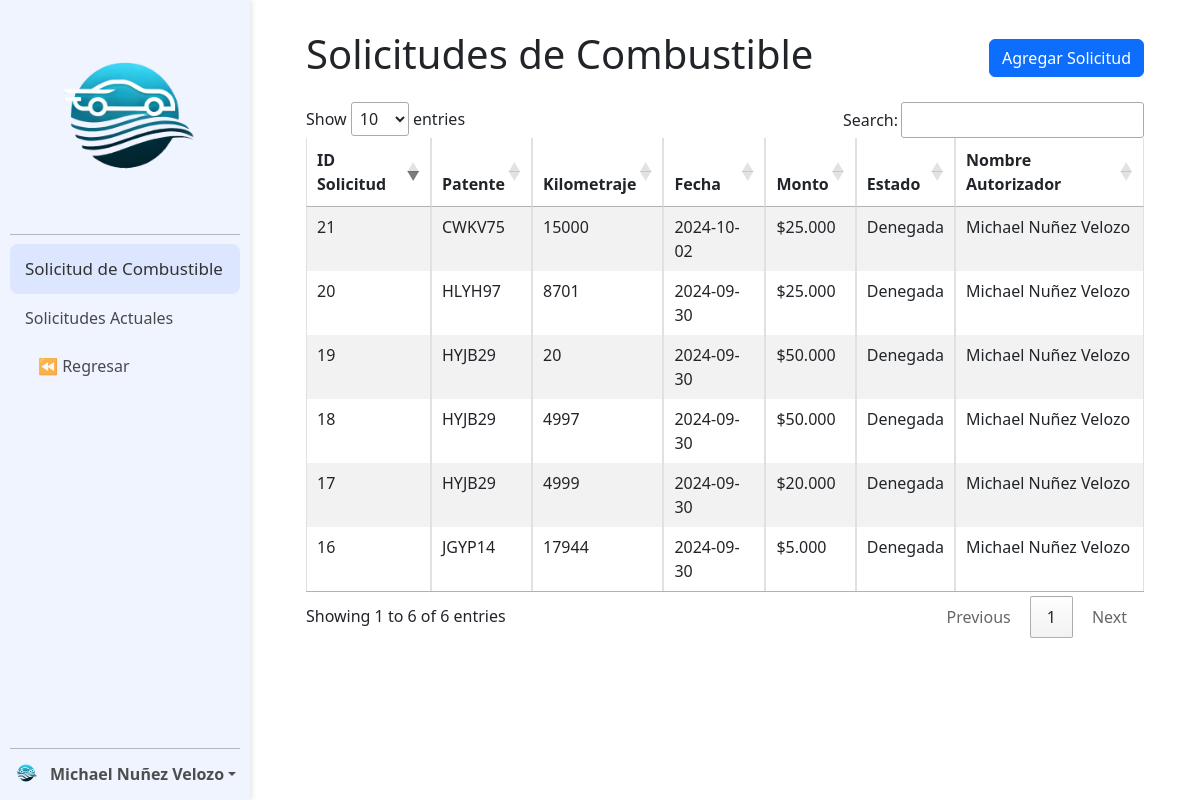
The app's page /Modulo_Flota/solicitud_combustible/lista_solicitud.php (signed in) with its own data.
### tables this page shows
CREATE TABLE `solicitud_combustible` (
  `id_solicitud` int(11) NOT NULL AUTO_INCREMENT,
  `patente` varchar(8) NOT NULL,
  `rut` varchar(15) NOT NULL,
  `fecha` date NOT NULL,
  `kilometraje` int(11) NOT NULL,
  `monto` decimal(10,2) NOT NULL,
  `estado` enum('Pendiente','Aprobada','Denegada') DEFAULT 'Pendiente',
  `rut_autorizador` varchar(15) DEFAULT NULL,
  PRIMARY KEY (`id_solicitud`),
  KEY `patente` (`patente`),
  KEY `rut` (`rut`),
  CONSTRAINT `solicitud_combustible_ibfk_1` FOREIGN KEY (`patente`) REFERENCES `vehiculo` (`patente`),
  CONSTRAINT `solicitud_combustible_ibfk_2` FOREIGN KEY (`rut`) REFERENCES `usuario` (`rut`)
);

CREATE TABLE `usuario` (
  `rut` varchar(15) NOT NULL,
  `nombre` varchar(45) DEFAULT NULL,
  `Usuario` varchar(20) DEFAULT NULL,
  `clave` varchar(64) DEFAULT NULL,
  `fecha_ingreso` date DEFAULT NULL,
  `Id_Rol` int(11) DEFAULT NULL,
  `id_cargo` int(11) DEFAULT NULL,
  `supervisor` varchar(15) DEFAULT NULL,
  PRIMARY KEY (`rut`),
  KEY `fk_usuario_roles` (`Id_Rol`),
  KEY `fk_usuario_cargo` (`id_cargo`),
  CONSTRAINT `fk_usuario_cargo` FOREIGN KEY (`id_cargo`) REFERENCES `cargo` (`id_cargo`) ON DELETE SET NULL ON UPDATE CASCADE,
  CONSTRAINT `fk_usuario_roles` FOREIGN KEY (`Id_Rol`) REFERENCES `roles` (`Id_Rol`) ON DELETE SET NULL ON UPDATE CASCADE
);

### Modulo_Flota/solicitud_combustible/lista_solicitud.php (the view, shortened to what this page needs)
<?php
include("../conexion.php");
$rut = $_SESSION['rut'];
$sql_solicitudes = "
    SELECT s.id_solicitud, s.patente, s.kilometraje, s.fecha, s.monto, s.estado, u.nombre AS nombre_autorizador
    FROM solicitud_combustible s
    LEFT JOIN usuario u ON s.rut_autorizador = u.rut
    WHERE s.rut = ?";
$stmt_solicitudes = $conexion->prepare($sql_solicitudes);
$stmt_solicitudes->bind_param('s', $rut);
$stmt_solicitudes->execute();
$resultado_solicitudes = $stmt_solicitudes->get_result();
?>
<!DOCTYPE html>
<html lang="es" dir="ltr">
<head>
    <link rel="stylesheet" type="text/css" href="../estilos_generales/sidebar.css">
    <link href="https://cdn.jsdelivr.net/npm/bootstrap@5.3.0-alpha3/dist/css/bootstrap.min.css" rel="stylesheet">
    <link href="https://cdnjs.cloudflare.com/ajax/libs/select2/4.0.6-rc.0/css/select2.min.css" rel="stylesheet" />
    <link rel="stylesheet" href="https://cdn.jsdelivr.net/npm/select2-bootstrap-5-theme@1.3.0/dist/select2-bootstrap-5-theme.min.css" />
    <link rel="stylesheet" href="//cdn.datatables.net/1.13.7/css/jquery.dataTables.min.css" />
</head>
<body>
    <nav class="sidebar">
        <div class="cuadricula">
            <a href="">
                <img src="../img/logo.png" alt="Logo" class="logo_Blanco">
            </a>
            <hr class="sidebarHr">
            <a class="elemento activo" href="">Solicitud de Combustible</a>
            <a class="elemento" href="lista_solicitudes.php">Solicitudes Actuales</a>
            <a class="elemento sub" href="../index.php">⏪ Regresar</a>
        </div>
        <div class="dropdown">
            <hr class="sidebarHr">
            <a href="#" class="d-flex align-items-center text-white text-decoration-none dropdown-toggle" data-bs-toggle="dropdown" aria-expanded="false">
                <img src="../img/logo.png" alt="" width="32" height="32" class="rounded-circle me-2">
                <strong><?php echo isset($_SESSION['nombre']) ? htmlspecialchars($_SESSION['nombre']) : 'Usuario'; ?></strong>
            </a>
        </div>
    </nav>
    <main class="content">
        <div class="d-flex justify-content-between align-items-center mb-3">
            <h1>Solicitudes de Combustible</h1>
            <button type="button" class="btn btn-primary" data-bs-toggle="modal" data-bs-target="#modalAgregarSolicitud">
                Agregar Solicitud
            </button>
        </div>
        <table id="tabla_solicitudes" class="table table-striped table-bordered">
            <thead>
                <tr>
                    <th>ID Solicitud</th>
                    <th>Patente</th>
                    <th>Kilometraje</th>
                    <th>Fecha</th>
                    <th>Monto</th>
                    <th>Estado</th>
                    <th>Nombre Autorizador</th>
                </tr>
            </thead>
            <tbody>
                <?php if ($resultado_solicitudes && $resultado_solicitudes->num_rows > 0): ?>
                    <?php while ($solicitud = $resultado_solicitudes->fetch_assoc()): ?>
                        <tr>
                            <td><?= htmlspecialchars($solicitud['id_solicitud']) ?></td>
                            <td><?= htmlspecialchars($solicitud['patente']) ?></td>
                            <td><?= htmlspecialchars($solicitud['kilometraje']) ?></td>
                            <td><?= htmlspecialchars($solicitud['fecha']) ?></td>
                            <td><?= '$' . number_format($solicitud['monto'], 0, ',', '.') ?></td>
                            <td><?= htmlspecialchars($solicitud['estado']) ?></td>
                            <td><?= htmlspecialchars($solicitud['nombre_autorizador'] ?? 'Pendiente') ?></td>
                        </tr>
                    <?php endwhile ?>
                <?php else: ?>
                    <tr>
                        <td colspan="7" class="text-center">No hay solicitudes de combustible registradas.</td>
                    </tr>
                <?php endif ?>
            </tbody>
        </table>
    </main>
</body>
</html>

### Modulo_Flota/estilos_generales/sidebar.css (style rules this page uses)
.sidebar { padding: 10px; width: 250px; background-color: #f0f4ff; position: fixed; height: 100vh; display: flex; flex-direction: column; justify-content: space-between; z-index: 1; overflow-y: auto; transition: all 0.3s ease; box-shadow: 2px 0 5px rgba(0, 0, 0, 0.1); }
img.logo_Blanco { width: 100%; }
.cuadricula a { display: block; color: #000000 !important; padding: 12px 15px 12px 15px; text-decoration: none; transition: 0.3s; border-radius: 8px; }
.sidebar a.elemento { opacity: 0.7; }
.sidebar a.elemento.activo { opacity: 1; font-size: 17px; background-color: #dce6ff; color: #333 !important; }
.sidebar a.sub { padding-left: 28px; }
.content { margin-left: 250px; padding-top: 30px !important; padding-left: 56px !important; padding-right: 56px !important; padding-bottom: 10px !important; transition: margin-left 0.3s ease; }
hr.sidebarHr { position: relative !important; margin-top: 0px !important; margin-bottom: 9px !important; color: #020202 !important; }
.dropdown a { color: #4e4e4e !important; }

### records on screen
solicitud_combustible: id_solicitud "16", patente "JGYP14", kilometraje "17944", fecha "2024-09-30", monto "5.000", estado "Denegada", rut.nombre "Michael Nuñez Velozo"
solicitud_combustible: id_solicitud "17", patente "HYJB29", kilometraje "4999", fecha "2024-09-30", monto "20.000", estado "Denegada", rut.nombre "Michael Nuñez Velozo"
solicitud_combustible: id_solicitud "18", patente "HYJB29", kilometraje "4997", fecha "2024-09-30", monto "50.000", estado "Denegada", rut.nombre "Michael Nuñez Velozo"
solicitud_combustible: id_solicitud "19", patente "HYJB29", kilometraje "20", fecha "2024-09-30", monto "50.000", estado "Denegada", rut.nombre "Michael Nuñez Velozo"
solicitud_combustible: id_solicitud "20", patente "HLYH97", kilometraje "8701", fecha "2024-09-30", monto "25.000", estado "Denegada", rut.nombre "Michael Nuñez Velozo"
solicitud_combustible: id_solicitud "21", patente "CWKV75", kilometraje "15000", fecha "2024-10-02", monto "25.000", estado "Denegada", rut.nombre "Michael Nuñez Velozo"

### other values on screen
$_SESSION['nombre'] "Michael Nuñez Velozo"
